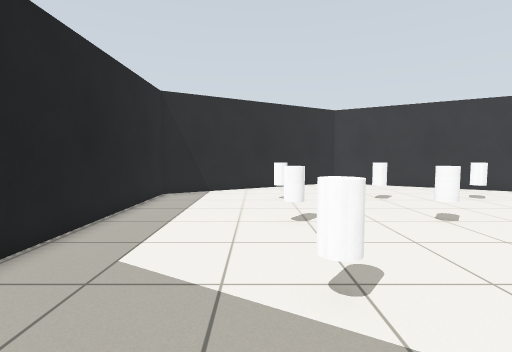
View 1 (above)

12 first-person views from a walk through a world built for the Gazebo simulator. The camera is 0.94 m above the floor, tilts 4° down and sees 85° across. The floor is counted in squares, 0.5 m on a side. Each view is taken from the middle of a square. On the plan, view 1 faces up. The plan holds only what a view shows up to about 16 squares ahead; the rest is blank.

View 2
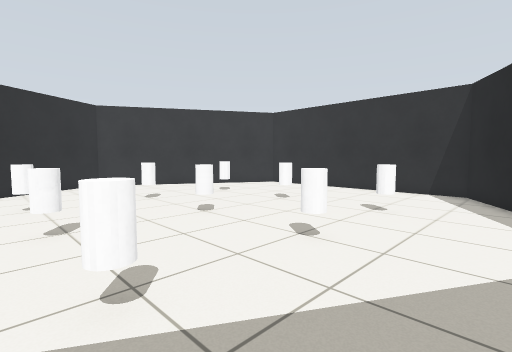

View 3
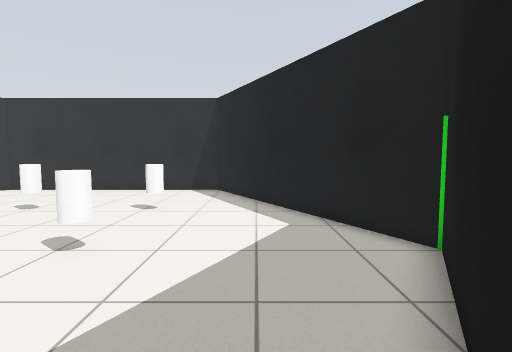

View 4
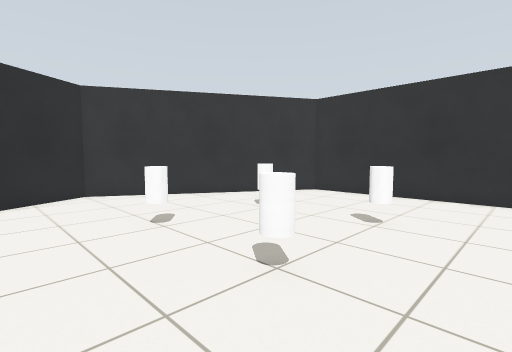

View 5
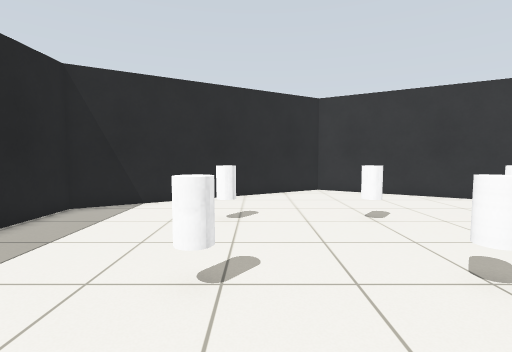

View 6
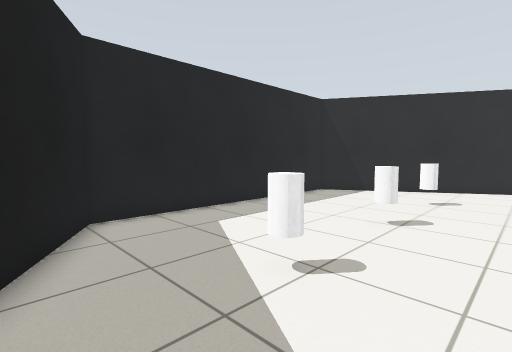

View 7
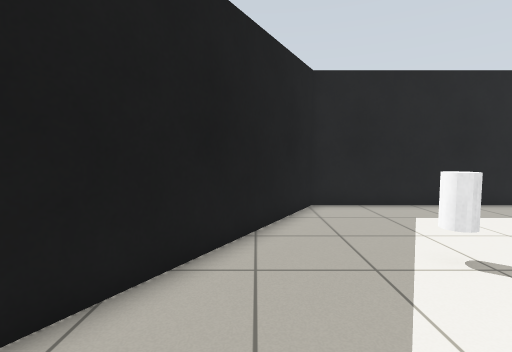

View 8
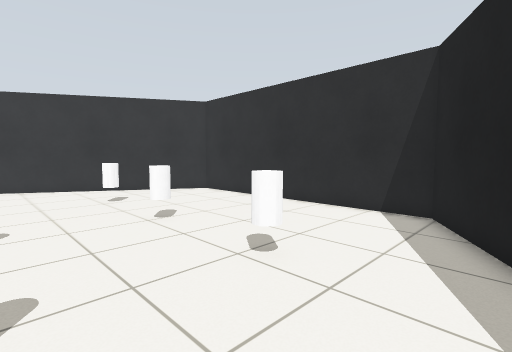

View 9
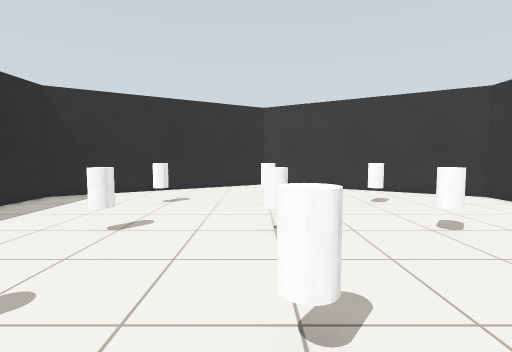

View 10
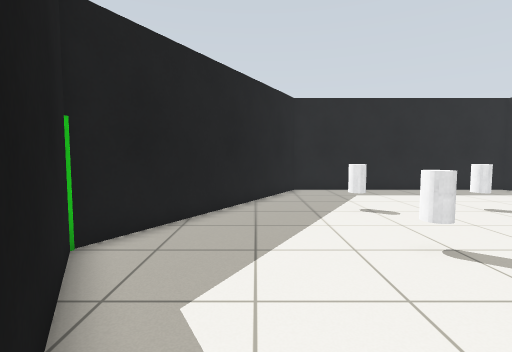

View 11
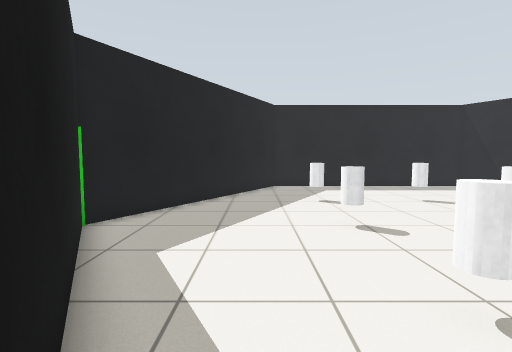

View 12
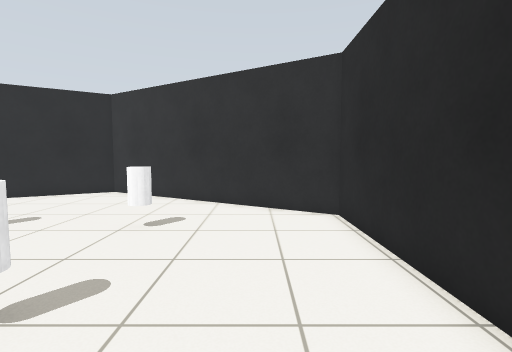

### Floor plan
Points are (right, up) in squares from view 1. A wall is a line through its corners. A room is listed if a view was taken in it or the views show most of it. See-through windows are left out.
Room 1 (views 1, 2, 3, 4, 5, 6, 7, 8, 9, 10, 11, 12)
walls: (-4.7, 2.1) (5.5, -3.7) (15.7, 2.1) (15.7, 13.9) (5.5, 19.7) (-4.7, 13.9) (-4.7, 2.1)
objects: white cylinder (1, 4); white cylinder (1, 8); white cylinder (1, 12); white cylinder (5, 4) to (6, 4); white cylinder (5, 8) to (6, 8); white cylinder (5, 12) to (6, 12); white cylinder (10, 4); white cylinder (10, 8); white cylinder (10, 12)

Positions as (right, up) in squares from view 1, and headings:
1: (0, 0), facing up
2: (0, 0), facing up-right
3: (0, 0), facing right
4: (2, 5), facing up-right
5: (2, 4), facing up
6: (4, 0), facing up-left
7: (6, 0), facing left
8: (6, 0), facing up-right
9: (5, 1), facing up
10: (11, 0), facing left
11: (13, 1), facing left
12: (13, 5), facing up
